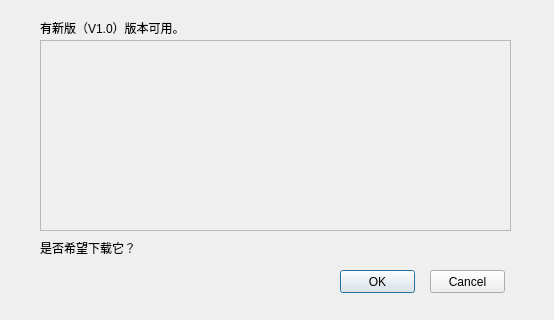
<?xml version="1.0" encoding="UTF-8"?>
<ui version="4.0">
 <class>UpdateDialog</class>
 <widget class="QDialog" name="UpdateDialog">
  <property name="geometry">
   <rect>
    <x>0</x>
    <y>0</y>
    <width>554</width>
    <height>320</height>
   </rect>
  </property>
  <property name="windowTitle">
   <string>枪机颜色转换工具更新</string>
  </property>
  <widget class="QProgressBar" name="progressBar">
   <property name="geometry">
    <rect>
     <x>60</x>
     <y>190</y>
     <width>431</width>
     <height>23</height>
    </rect>
   </property>
   <property name="value">
    <number>10</number>
   </property>
  </widget>
  <widget class="QLabel" name="label">
   <property name="geometry">
    <rect>
     <x>60</x>
     <y>170</y>
     <width>241</width>
     <height>16</height>
    </rect>
   </property>
   <property name="text">
    <string>正在启动一个更新请求...</string>
   </property>
  </widget>
  <widget class="QLabel" name="ContentLabel1">
   <property name="geometry">
    <rect>
     <x>40</x>
     <y>20</y>
     <width>171</width>
     <height>16</height>
    </rect>
   </property>
   <property name="text">
    <string>有新版（V1.0）版本可用。</string>
   </property>
  </widget>
  <widget class="QLabel" name="ContentLabel2">
   <property name="geometry">
    <rect>
     <x>40</x>
     <y>240</y>
     <width>221</width>
     <height>16</height>
    </rect>
   </property>
   <property name="text">
    <string>是否希望下载它？</string>
   </property>
  </widget>
  <widget class="QPushButton" name="OKButton">
   <property name="geometry">
    <rect>
     <x>340</x>
     <y>270</y>
     <width>75</width>
     <height>23</height>
    </rect>
   </property>
   <property name="text">
    <string>OK</string>
   </property>
  </widget>
  <widget class="QPushButton" name="CancelButton">
   <property name="geometry">
    <rect>
     <x>430</x>
     <y>270</y>
     <width>75</width>
     <height>23</height>
    </rect>
   </property>
   <property name="text">
    <string>Cancel</string>
   </property>
  </widget>
  <widget class="QScrollArea" name="scrollArea">
   <property name="geometry">
    <rect>
     <x>40</x>
     <y>40</y>
     <width>471</width>
     <height>191</height>
    </rect>
   </property>
   <property name="widgetResizable">
    <bool>true</bool>
   </property>
   <widget class="QWidget" name="scrollAreaWidgetContents">
    <property name="geometry">
     <rect>
      <x>0</x>
      <y>0</y>
      <width>469</width>
      <height>189</height>
     </rect>
    </property>
    <widget class="QLabel" name="ContentBody">
     <property name="geometry">
      <rect>
       <x>10</x>
       <y>10</y>
       <width>441</width>
       <height>171</height>
      </rect>
     </property>
     <property name="sizePolicy">
      <sizepolicy hsizetype="Expanding" vsizetype="Expanding">
       <horstretch>0</horstretch>
       <verstretch>0</verstretch>
      </sizepolicy>
     </property>
     <property name="text">
      <string/>
     </property>
     <property name="scaledContents">
      <bool>true</bool>
     </property>
     <property name="alignment">
      <set>Qt::AlignLeading|Qt::AlignLeft|Qt::AlignTop</set>
     </property>
     <property name="wordWrap">
      <bool>true</bool>
     </property>
    </widget>
   </widget>
  </widget>
 </widget>
 <resources/>
 <connections/>
</ui>
